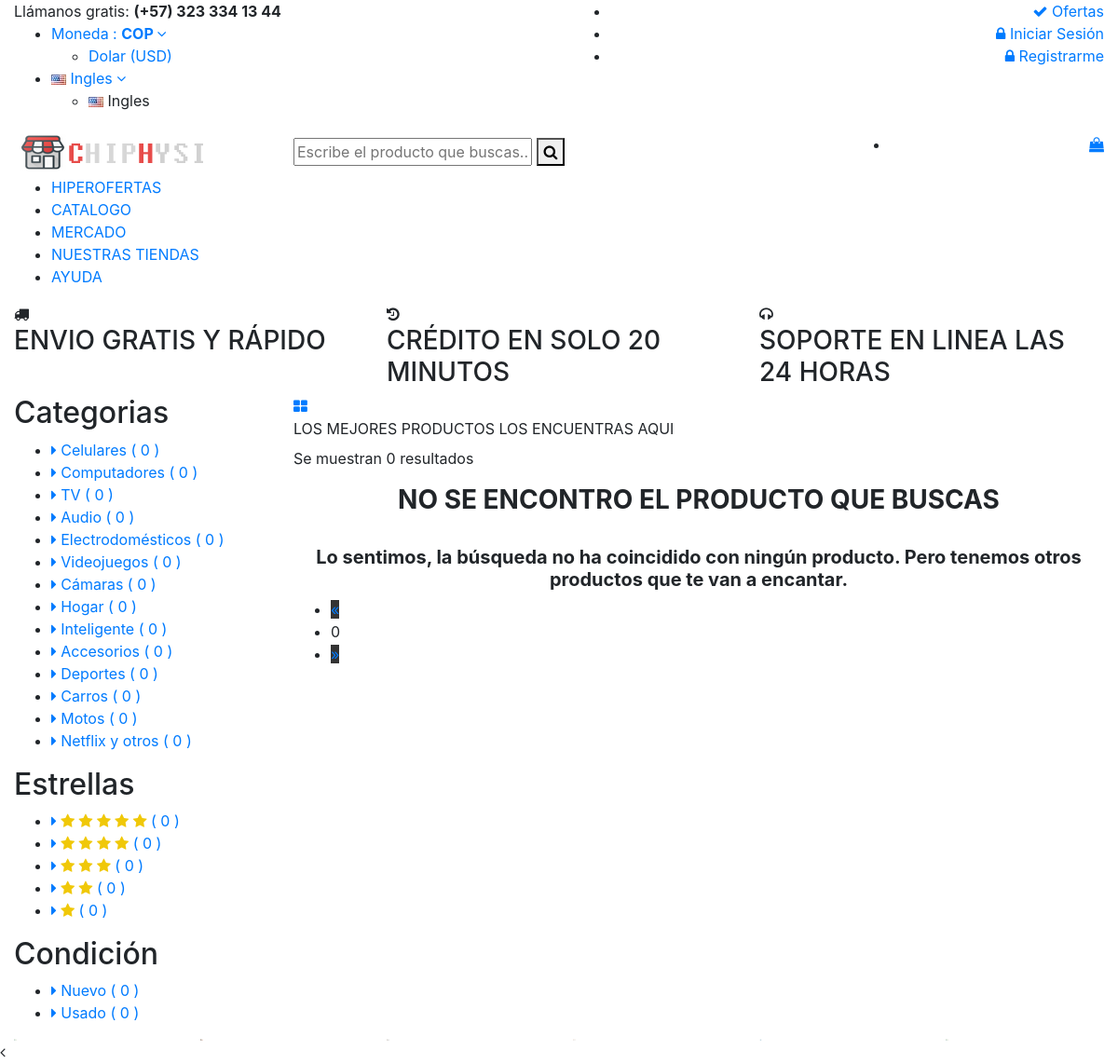
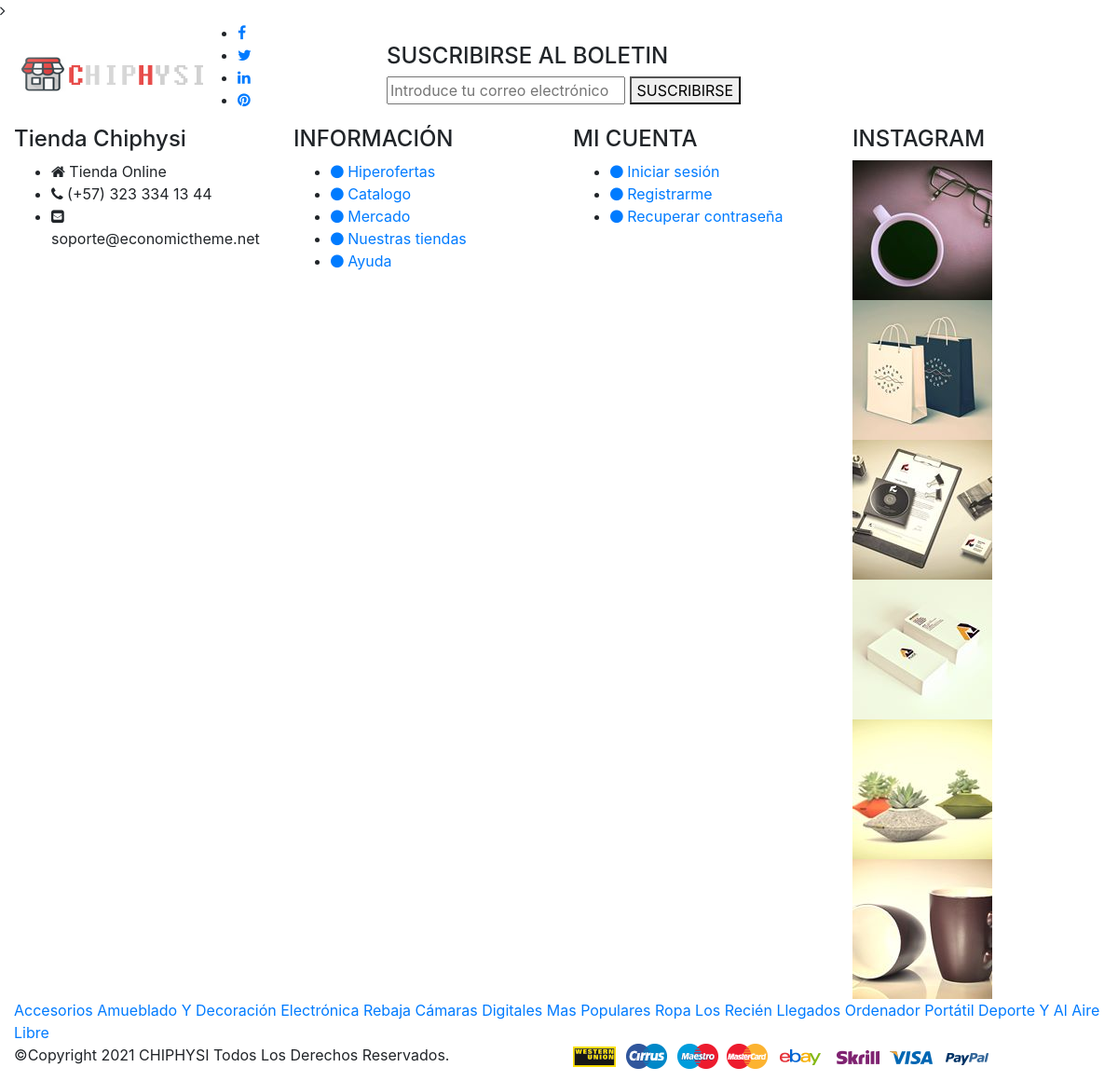
/hiperofertas?to=products, run on the app's committed database (2 pictures, top to bottom).
### tables this page shows
CREATE TABLE `configuracion` (
  `id_config` int(11) NOT NULL,
  `titulo` varchar(100) NOT NULL,
  `favicon` varchar(100) NOT NULL,
  `nombre` varchar(100) NOT NULL,
  `logo` varchar(100) NOT NULL,
  `pie_pagina` varchar(200) NOT NULL,
  `telefono` varchar(150) NOT NULL,
  `correo` varchar(150) NOT NULL,
  `direccion` varchar(150) NOT NULL,
  `color` varchar(50) NOT NULL
);

CREATE TABLE `categorias` (
  `id_categoria` int(11) NOT NULL,
  `nombre` varchar(100) NOT NULL,
  `estado` int(11) NOT NULL
);

### hiperofertas.php (the view, shortened to what the rows shown need)
<!doctype html>
<html class="no-js" lang="zxx">
<head>
	<link rel="stylesheet" href="assets/css/bootstrap.min.css">
	<link rel="stylesheet" href="assets/css/bundle">
	<link rel="stylesheet" href="assets/css/plugins.css">
	<link rel="stylesheet" href="assets/css/style">
	<link rel="stylesheet" href="assets/css/responsive.css">
	<link href="css_/sweetalert2.min.css" rel="stylesheet" type="text/css">
</head>
<body>
	<?php include'include_/header2.php' ?>
	<div class="categorie_details">
		<div class="container">
			<div class="row">
				<div class="col-lg-3 col-md-4">
					<div class="sidebar_categorie_area">
						<div class="sidebar_categorie_item">
							<div class="categorie__titile">
								<h2>Categorias</h2>
							</div>
							<div class="categorie_filter">
								<ul>
									<?php
									require("conexion_/conexion.php");
									$categorias="SELECT * FROM categorias WHERE estado='0'";
									$cate=mysqli_query($mysqli,$categorias);
									while ($categoria=mysqli_fetch_row ($cate)){
										$id_categoria = $categoria[0];
										$nombre_categoria = $categoria[1];
										echo
										'
										<li>
										<a href="shop-category?to=products&st='.htmlentities($id_categoria).'#the-best-products">
										<i class="fa fa-caret-right"></i> '.htmlentities($nombre_categoria).'
										(<span>
										';
										$productos_total = mysqli_query($mysqli,"SELECT COUNT(*) AS total_productos FROM productos WHERE categoria='$id_categoria'");
										$productos_total_ = mysqli_fetch_array($productos_total);
										echo $productos_total_['total_productos'];
										echo'
										</span>)
										</a>
										</li>
										';
									}
									?>
								</ul>
							</div>
						</div>
						<div class="sidebar_categorie_item">
							<div class="categorie__titile">
								<h2>Estrellas</h2>
							</div>
						</div>
						<div class="sidebar_categorie_item">
							<div class="categorie__titile">
								<h2>Condición</h2>
							</div>
						</div>
					</div>
				</div>
			</div>
		</div>
	</div>
	<?php include'include_/modal.php' ?>
	<?php include'include_/footer.php' ?>
</body>
</html>

### include_/informacion_principal_telefono.php
<?php
require("conexion_/conexion.php");
$sql="SELECT telefono FROM configuracion ";
$ressql=mysqli_query($mysqli,$sql);
while ($row=mysqli_fetch_row ($ressql)){
	$telefono=$row[0];
}
echo $telefono;
?>

### include_/logo.php
<?php
require("conexion_/conexion.php");
$sql="SELECT logo FROM configuracion ";
$ressql=mysqli_query($mysqli,$sql);
while ($row=mysqli_fetch_row ($ressql)){
	$logo=$row[0];
}
echo '<a href="index"><img src="img_/'.$logo.'" alt=""></a>';
?>

### include_/footer.php (shortened to what the rows shown need)
<div class="newsletter_area">
	<div class="container">
		<div class="row align-items-center">
			<div class="col-lg-2 col-md-6">
				<div class="footer_logo">
					<?php include'include_/logo.php' ?>
				</div>
			</div>
		</div>
	</div>
</div>
<div class="footer_area">
	<div class="container">
		<div class="footer_top">
			<div class="row">
				<div class="col-lg-3 col-md-6 col-sm-6">
					<div class="single_footer">
						<h4>
							<?php include'include_/nombre.php' ?>
						</h4>
						<ul>
							<li><i class="fa fa-home"></i> <?php include'include_/informacion_principal_direccion.php' ?></li>
							<li><i class="fa fa-phone"></i> <?php include'include_/informacion_principal_telefono.php' ?></li>
							<li><i class="fa fa-envelope-square"></i> <?php include'include_/informacion_principal_correo.php' ?></li>
						</ul>
					</div>
				</div>
			</div>
		</div>
		<div class="copyright_area">
			<div class="row">
				<div class="col-lg-6 col-md-6 col-sm-6">
					<?php
					require("conexion_/conexion.php");
					$sql="SELECT pie_pagina FROM configuracion ";
					$ressql=mysqli_query($mysqli,$sql);
					while ($row=mysqli_fetch_row ($ressql)){
						$pie_pagina=$row[0];
					}
					?>
					<div class="widget_copyright">
						<p><?php echo $pie_pagina ?></p>
					</div>
				</div>
			</div>
		</div>
	</div>
</div>

### include_/nombre.php
<?php
require("conexion_/conexion.php");
$sql="SELECT nombre FROM configuracion ";
$ressql=mysqli_query($mysqli,$sql);
while ($row=mysqli_fetch_row ($ressql)){
	$nombre_web=$row[0];
}
echo $nombre_web;
?>

### include_/informacion_principal_direccion.php
<?php
require("conexion_/conexion.php");
$sql="SELECT direccion FROM configuracion ";
$ressql=mysqli_query($mysqli,$sql);
while ($row=mysqli_fetch_row ($ressql)){
	$direccion=$row[0];
}
echo $direccion;
?>

### include_/informacion_principal_correo.php
<?php
require("conexion_/conexion.php");
$sql="SELECT correo FROM configuracion ";
$ressql=mysqli_query($mysqli,$sql);
while ($row=mysqli_fetch_row ($ressql)){
	$correo=$row[0];
}
echo $correo;
?>

### data on the page
configuracion: telefono "(+57) 323 334 13 44 (+57) 323 334 13 44", logo (picture), nombre "Tienda Chiphysi", direccion "Tienda Online", correo "soporte@economictheme.net", pie_pagina "©Copyright 2021 CHIPHYSI Todos Los Derechos Reservados."
categorias: nombre "Celulares", total_productos "0"
categorias: nombre "Computadores", total_productos "0"
categorias: nombre "TV", total_productos "0"
categorias: nombre "Audio", total_productos "0"
categorias: nombre "Electrodomésticos", total_productos "0"
categorias: nombre "Videojuegos", total_productos "0"
categorias: nombre "Cámaras", total_productos "0"
categorias: nombre "Hogar", total_productos "0"
categorias: nombre "Inteligente", total_productos "0"
categorias: nombre "Accesorios", total_productos "0"
categorias: nombre "Deportes", total_productos "0"
categorias: nombre "Carros", total_productos "0"
categorias: nombre "Motos", total_productos "0"
categorias: nombre "Netflix y otros", total_productos "0"

### other printed values
$estrellas5_['estrellas5'] "0"
$estrellas4_['estrellas4'] "0"
$estrellas3_['estrellas3'] "0"
$estrellas2_['estrellas2'] "0"
$estrellas1_['estrellas1'] "0"
$condicion2_['condicion_nuevo'] "0"
$condicion1_['condicion_usado'] "0"
$productos_['productos'] "0"
